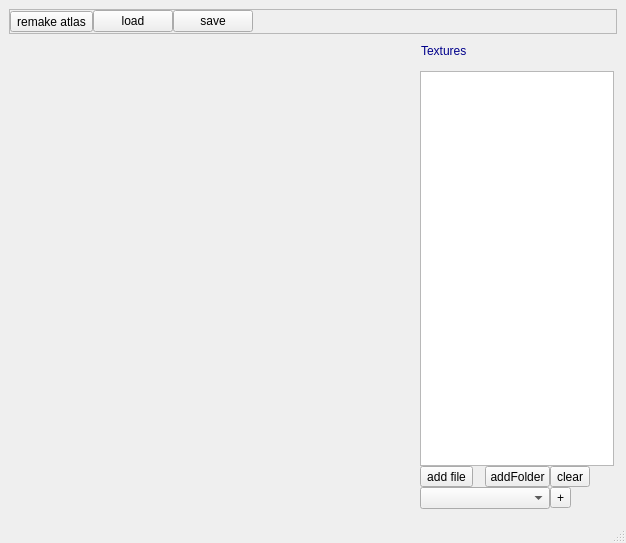
<?xml version="1.0" encoding="UTF-8"?>
<ui version="4.0">
 <class>MainWindow</class>
 <widget class="QMainWindow" name="MainWindow">
  <property name="geometry">
   <rect>
    <x>0</x>
    <y>0</y>
    <width>626</width>
    <height>543</height>
   </rect>
  </property>
  <property name="windowTitle">
   <string>Texture Atlas Maker</string>
  </property>
  <widget class="QWidget" name="centralwidget">
   <layout class="QGridLayout" name="gridLayout">
    <item row="0" column="0" colspan="2">
     <widget class="QScrollArea" name="elementMenu">
      <property name="sizePolicy">
       <sizepolicy hsizetype="Expanding" vsizetype="Expanding">
        <horstretch>0</horstretch>
        <verstretch>0</verstretch>
       </sizepolicy>
      </property>
      <property name="minimumSize">
       <size>
        <width>0</width>
        <height>0</height>
       </size>
      </property>
      <property name="maximumSize">
       <size>
        <width>16777215</width>
        <height>25</height>
       </size>
      </property>
      <property name="widgetResizable">
       <bool>true</bool>
      </property>
      <widget class="QWidget" name="scrollAreaWidgetContents">
       <property name="geometry">
        <rect>
         <x>0</x>
         <y>0</y>
         <width>588</width>
         <height>28</height>
        </rect>
       </property>
       <property name="sizePolicy">
        <sizepolicy hsizetype="Preferred" vsizetype="Expanding">
         <horstretch>0</horstretch>
         <verstretch>0</verstretch>
        </sizepolicy>
       </property>
       <property name="minimumSize">
        <size>
         <width>0</width>
         <height>0</height>
        </size>
       </property>
       <layout class="QHBoxLayout" name="horizontalLayout">
        <property name="spacing">
         <number>0</number>
        </property>
        <property name="margin">
         <number>0</number>
        </property>
        <item>
         <widget class="QToolButton" name="toolButtonMakeAtlas">
          <property name="text">
           <string>remake atlas</string>
          </property>
         </widget>
        </item>
        <item>
         <widget class="QPushButton" name="pushButtonLoadFile">
          <property name="enabled">
           <bool>true</bool>
          </property>
          <property name="text">
           <string>load</string>
          </property>
         </widget>
        </item>
        <item>
         <widget class="QPushButton" name="pushButtonSaveFile">
          <property name="text">
           <string>save</string>
          </property>
         </widget>
        </item>
        <item>
         <spacer name="horizontalSpacer">
          <property name="orientation">
           <enum>Qt::Horizontal</enum>
          </property>
          <property name="sizeHint" stdset="0">
           <size>
            <width>343</width>
            <height>20</height>
           </size>
          </property>
         </spacer>
        </item>
       </layout>
      </widget>
     </widget>
    </item>
    <item row="1" column="0">
     <widget class="WorkArea" name="workArea" native="true">
      <property name="sizePolicy">
       <sizepolicy hsizetype="Expanding" vsizetype="Expanding">
        <horstretch>0</horstretch>
        <verstretch>0</verstretch>
       </sizepolicy>
      </property>
     </widget>
    </item>
    <item row="1" column="1">
     <widget class="QToolBox" name="toolBox">
      <property name="sizePolicy">
       <sizepolicy hsizetype="Minimum" vsizetype="Preferred">
        <horstretch>0</horstretch>
        <verstretch>0</verstretch>
       </sizepolicy>
      </property>
      <property name="maximumSize">
       <size>
        <width>200</width>
        <height>16777215</height>
       </size>
      </property>
      <property name="styleSheet">
       <string notr="true">QToolBox::tab {
             background: qlineargradient(x1: 0, y1: 0, x2: 0, y2: 1,
                                         stop: 0 #E1E1E1, stop: 0.4 #DDDDDD,
                                         stop: 0.5 #D8D8D8, stop: 1.0 #D3D3D3);
             border-radius: 5px;
			color: rgb(67, 67, 67);
         }

QToolBox::tab:selected {
             color: darkBlue;
         } </string>
      </property>
      <property name="currentIndex">
       <number>0</number>
      </property>
      <property name="tabSpacing">
       <number>6</number>
      </property>
      <widget class="QWidget" name="page_textures">
       <property name="geometry">
        <rect>
         <x>0</x>
         <y>0</y>
         <width>200</width>
         <height>414</height>
        </rect>
       </property>
       <property name="sizePolicy">
        <sizepolicy hsizetype="Minimum" vsizetype="Preferred">
         <horstretch>0</horstretch>
         <verstretch>0</verstretch>
        </sizepolicy>
       </property>
       <property name="maximumSize">
        <size>
         <width>200</width>
         <height>16777215</height>
        </size>
       </property>
       <attribute name="label">
        <string>Textures</string>
       </attribute>
       <layout class="QGridLayout" name="gridLayout_2">
        <property name="margin">
         <number>3</number>
        </property>
        <property name="spacing">
         <number>0</number>
        </property>
        <item row="0" column="0" colspan="3">
         <widget class="TextureListWidget" name="listViewTextures">
          <property name="sizePolicy">
           <sizepolicy hsizetype="Minimum" vsizetype="Minimum">
            <horstretch>0</horstretch>
            <verstretch>0</verstretch>
           </sizepolicy>
          </property>
          <property name="iconSize">
           <size>
            <width>10</width>
            <height>10</height>
           </size>
          </property>
          <property name="textElideMode">
           <enum>Qt::ElideLeft</enum>
          </property>
          <property name="flow">
           <enum>QListView::LeftToRight</enum>
          </property>
          <property name="viewMode">
           <enum>QListView::IconMode</enum>
          </property>
         </widget>
        </item>
        <item row="1" column="0">
         <widget class="QToolButton" name="toolButtonAddFile">
          <property name="text">
           <string>add file</string>
          </property>
         </widget>
        </item>
        <item row="1" column="2">
         <widget class="QToolButton" name="toolButtonClear">
          <property name="text">
           <string>clear</string>
          </property>
         </widget>
        </item>
        <item row="1" column="1">
         <widget class="QToolButton" name="toolButtonAddFolder">
          <property name="text">
           <string>addFolder</string>
          </property>
         </widget>
        </item>
        <item row="2" column="0" colspan="2">
         <widget class="QComboBox" name="comboBoxResolution"/>
        </item>
        <item row="2" column="2">
         <widget class="QToolButton" name="toolButtonAddResolution">
          <property name="text">
           <string>+</string>
          </property>
          <property name="arrowType">
           <enum>Qt::NoArrow</enum>
          </property>
         </widget>
        </item>
       </layout>
      </widget>
     </widget>
    </item>
   </layout>
  </widget>
  <widget class="QMenuBar" name="menubar">
   <property name="geometry">
    <rect>
     <x>0</x>
     <y>0</y>
     <width>626</width>
     <height>25</height>
    </rect>
   </property>
  </widget>
  <widget class="QStatusBar" name="statusbar"/>
 </widget>
 <customwidgets>
  <customwidget>
   <class>TextureListWidget</class>
   <extends>QListView</extends>
   <header>texturelistwidget.h</header>
  </customwidget>
  <customwidget>
   <class>WorkArea</class>
   <extends>QWidget</extends>
   <header>workarea.h</header>
   <container>1</container>
  </customwidget>
 </customwidgets>
 <resources/>
 <connections/>
</ui>
